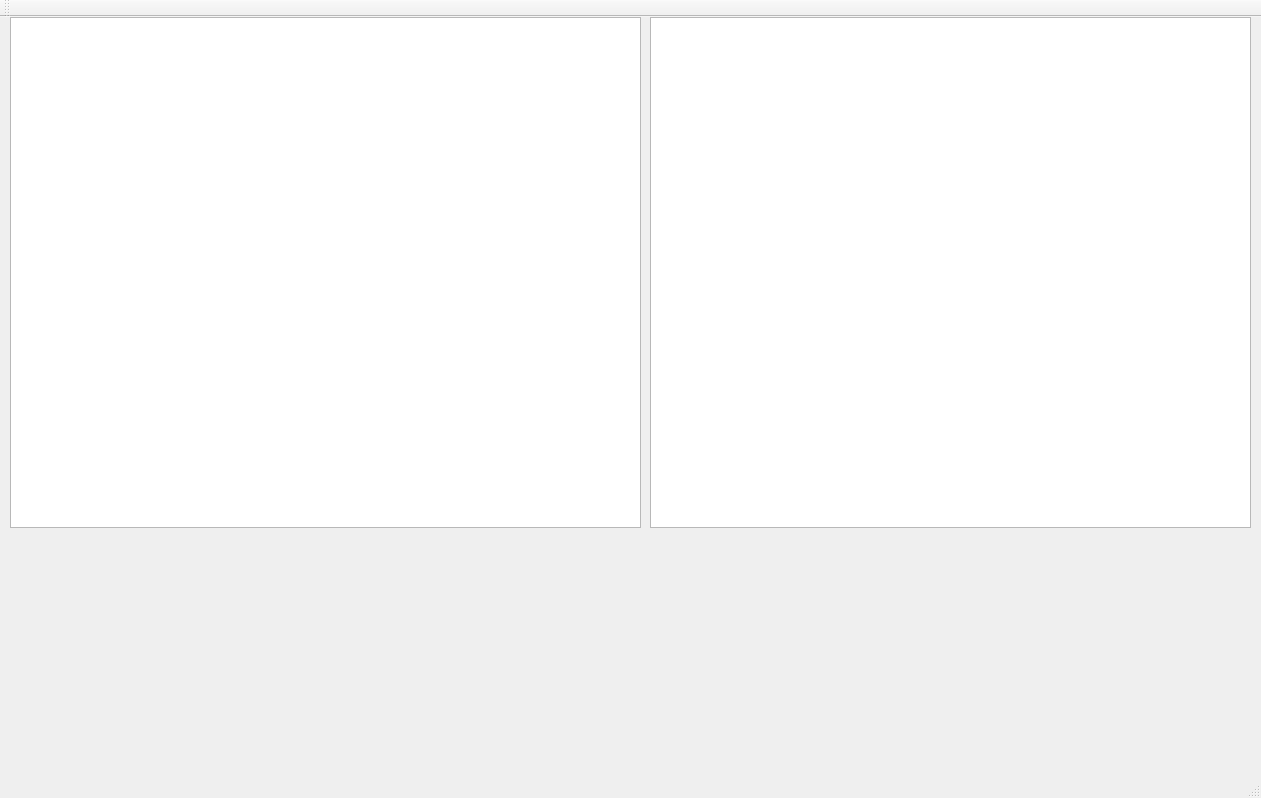
<?xml version="1.0" encoding="UTF-8"?>
<ui version="4.0">
 <class>MainWindow</class>
 <widget class="QMainWindow" name="MainWindow">
  <property name="geometry">
   <rect>
    <x>0</x>
    <y>0</y>
    <width>1261</width>
    <height>798</height>
   </rect>
  </property>
  <property name="windowTitle">
   <string>MainWindow</string>
  </property>
  <widget class="QWidget" name="centralWidget">
   <widget class="QGraphicsView" name="graphicsView">
    <property name="geometry">
     <rect>
      <x>10</x>
      <y>0</y>
      <width>631</width>
      <height>511</height>
     </rect>
    </property>
   </widget>
   <widget class="DrawingToolSelector" name="widget" native="true">
    <property name="geometry">
     <rect>
      <x>20</x>
      <y>520</y>
      <width>120</width>
      <height>151</height>
     </rect>
    </property>
   </widget>
   <widget class="QSplitter" name="splitter">
    <property name="geometry">
     <rect>
      <x>80</x>
      <y>530</y>
      <width>339</width>
      <height>32</height>
     </rect>
    </property>
    <property name="orientation">
     <enum>Qt::Horizontal</enum>
    </property>
   </widget>
   <widget class="QGraphicsView" name="graphicsView_2">
    <property name="geometry">
     <rect>
      <x>650</x>
      <y>0</y>
      <width>601</width>
      <height>511</height>
     </rect>
    </property>
   </widget>
  </widget>
  <widget class="QMenuBar" name="menuBar">
   <property name="geometry">
    <rect>
     <x>0</x>
     <y>0</y>
     <width>1261</width>
     <height>22</height>
    </rect>
   </property>
  </widget>
  <widget class="QToolBar" name="mainToolBar">
   <attribute name="toolBarArea">
    <enum>TopToolBarArea</enum>
   </attribute>
   <attribute name="toolBarBreak">
    <bool>false</bool>
   </attribute>
  </widget>
  <widget class="QStatusBar" name="statusBar"/>
 </widget>
 <layoutdefault spacing="6" margin="11"/>
 <customwidgets>
  <customwidget>
   <class>DrawingToolSelector</class>
   <extends>QWidget</extends>
   <header>drawingtoolselector.h</header>
   <container>1</container>
  </customwidget>
 </customwidgets>
 <resources/>
 <connections/>
</ui>
